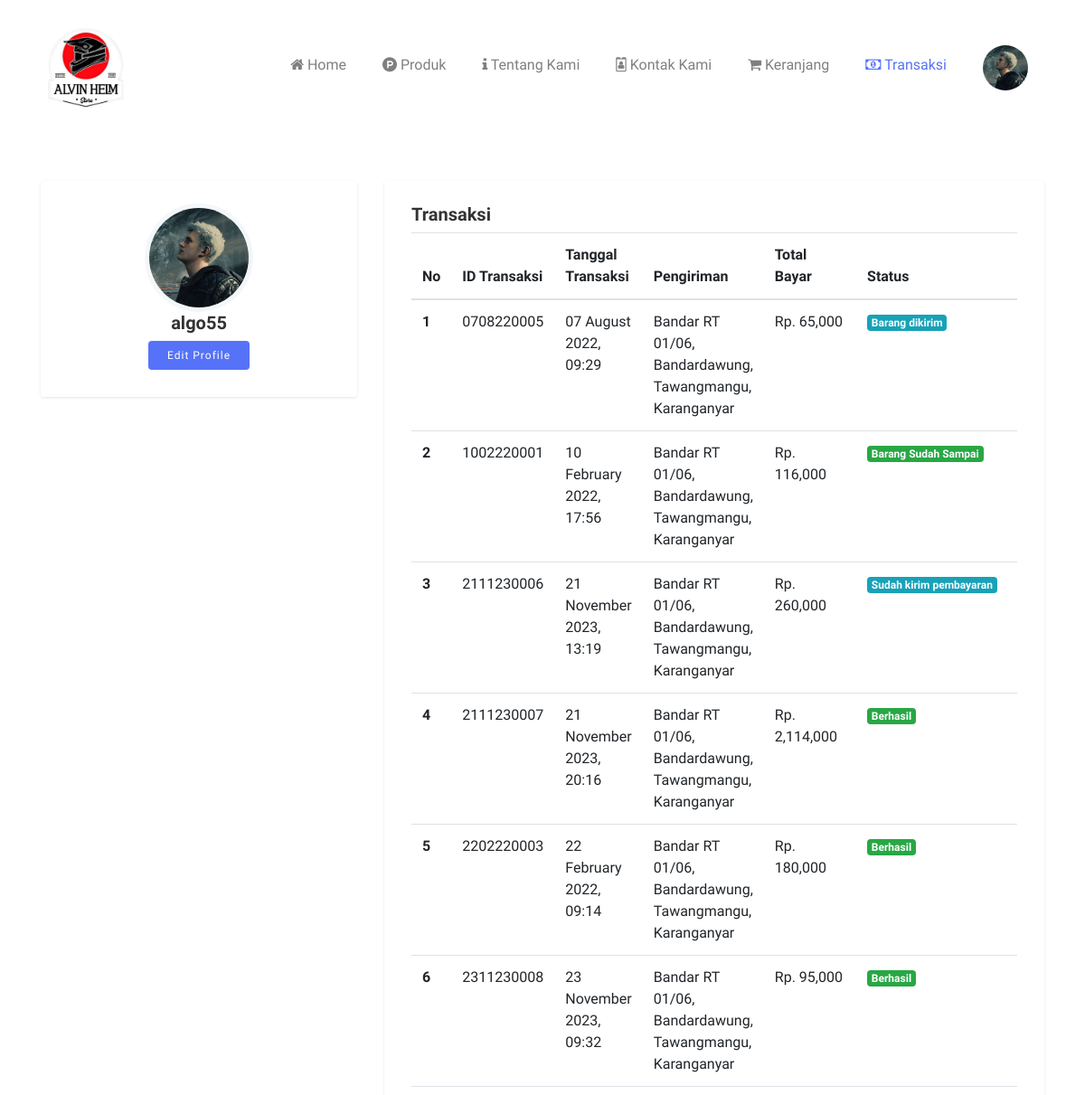
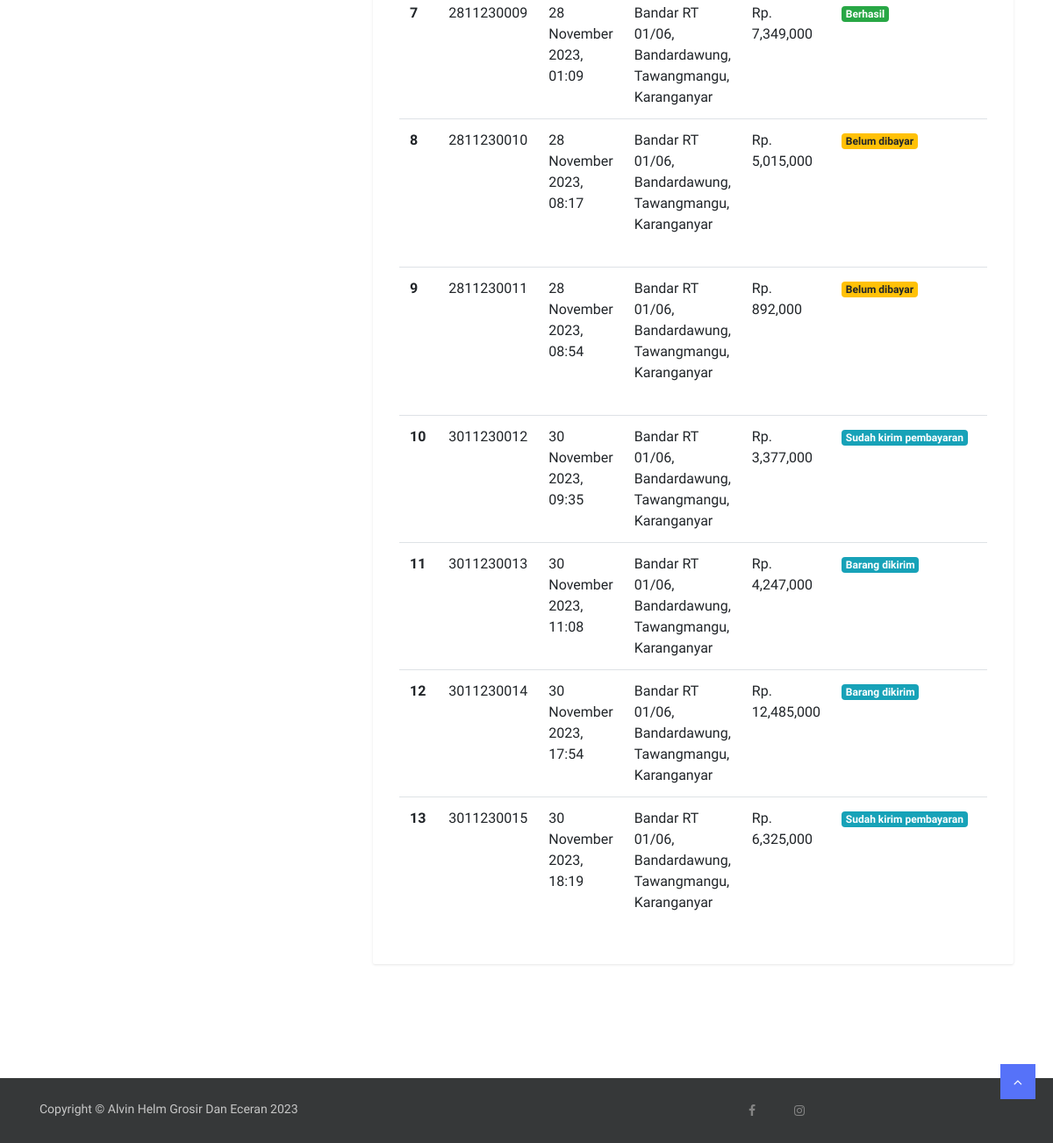
Page /transaksi.php (signed in) on the committed database (2 pictures, top to bottom).
### tables this page shows
CREATE TABLE `pembeli` (
  `id_pembeli` int NOT NULL,
  `username_pembeli` varchar(100) NOT NULL,
  `password_pembeli` varchar(100) NOT NULL,
  `nama_pembeli` varchar(150) NOT NULL,
  `jk_pembeli` varchar(10) NOT NULL,
  `alamat_pembeli` text NOT NULL,
  `telp_pembeli` varchar(15) NOT NULL,
  `foto_pembeli` varchar(100) NOT NULL,
  `email_pembeli` varchar(100) NOT NULL,
  `token_ganti_pass` varchar(50) DEFAULT NULL,
  `status_pendaftaran` varchar(50) DEFAULT NULL
);

CREATE TABLE `pembelian` (
  `id_pembelian` char(10) NOT NULL,
  `id_pembeli` int NOT NULL,
  `alamat_pengiriman` text NOT NULL,
  `tgl_pembelian` datetime NOT NULL,
  `status_pembelian` int NOT NULL,
  `no_resi` varchar(50) NOT NULL,
  `totalberat` int NOT NULL,
  `provinsi` varchar(50) NOT NULL,
  `distrik` varchar(50) NOT NULL,
  `tipe` varchar(50) NOT NULL,
  `kodepos` varchar(50) NOT NULL,
  `ekspedisi` varchar(50) NOT NULL,
  `paket` varchar(50) NOT NULL,
  `ongkir` int NOT NULL,
  `estimasi` varchar(10) NOT NULL,
  `total_pembelian` int NOT NULL
);

### function.php (called while the page is built, shortened)
<?php
include 'koneksi.php';
function query($query) {
  global $conn;
  $result = mysqli_query($conn, $query);
  $rows = [];
  while ($row = mysqli_fetch_assoc($result)) {
    $rows[] = $row;
  }
  return $rows;
}

### transaksi.php (the view, shortened to what this page needs)
<?php
$nm_hal = 'transaksi';
include "template/header.php";
$id_pembeli = $_SESSION['id_pembeli'];
$daftarproduk = query("SELECT * FROM pembelian WHERE id_pembeli = '$id_pembeli'");
?>
<section class="dashboard section">
  <div class="container">
    <div class="row">
      <div class="col-md-10 offset-md-1 col-lg-4 offset-lg-0">
        <div class="sidebar">
          <div class="widget user-dashboard-profile">
            <div class="profile-thumb">
              <img src="assets/img/<?= $pembeli['foto_pembeli']; ?>" alt="" class="rounded-circle" style="width: 120px; height:120px;">
            </div>
            <h5 class="text-center"><?= $pembeli['username_pembeli']; ?></h5>
            <a href="profile.php" class="btn btn-main-sm">Edit Profile</a>
          </div>
        </div>
      </div>
      <div class="col-md-10 offset-md-1 col-lg-8 offset-lg-0">
        <div class="widget dashboard-container my-adslist">
          <h3>Transaksi</h3>
            <table class="table table-responsive">
              <thead>
                <tr>
                  <th>No</th>
                  <th>ID Transaksi</th>
                  <th>Tanggal Transaksi</th>
                  <th>Pengiriman</th>
                  <th>Total Bayar</th>
                  <th>Status</th>
                  <th class="text-center">Aksi</th>
                </tr>
              </thead>
              <tbody>
                <?php
                $i = 1;
                foreach ($daftarproduk as $d) :
                ?>
                <tr>
                  <th><?= $i; ?></th>
                  <td><?= $d['id_pembelian']; ?></td>
                  <td><?= date("d F Y, H:i", strtotime($d['tgl_pembelian'])); ?></td>
                  <td><?= $d['alamat_pengiriman']; ?></td>
                  <td>Rp. <?= number_format($d['total_pembelian']); ?></td>
                  <td>
                        <?php if($d['status_pembelian'] == 1) { ?>
                        <nav class="badge badge-info">Sudah kirim pembayaran</nav>
                        <?php } elseif($d['status_pembelian'] == 2) { ?>
                          <nav class="badge badge-info">Barang dikirim</nav>
                        <?php } elseif($d['status_pembelian'] == 3) { ?>
                          <nav class="badge badge-success">Barang Sudah Sampai</nav>
                        <?php } elseif($d['status_pembelian'] == 4) { ?>
                          <nav class="badge badge-success">Berhasil</nav>
                        <?php } elseif($d['status_pembelian'] == 5) { ?>
                          <nav class="badge badge-danger">Gagal</nav>
                        <?php } elseif($d['status_pembelian'] == 6) { ?>
                          <nav class="badge badge-warning">Diproses Penjual</nav>
                        <?php } else { ?>
                          <nav class="badge badge-warning">Belum dibayar</nav>
                        <?php } ?>
                  </td>
                  <td class="action">
                  </td>
                </tr>
              <?php
              $i++;
              endforeach; ?>
              </tbody>
            </table>
          </div>
      </div>
    </div>
  </div>
</section>
<?php include "template/footer.php"; ?>

### template/header.php (shortened to what this page needs)
<?php
include "function.php";
if (isset($_SESSION['login'])) {
	if ($_SESSION['login'] == 'pembeli') {
		$sespembeli = $_SESSION['id_pembeli'];
		$pembeli = query("SELECT * FROM pembeli WHERE id_pembeli = $sespembeli")[0];
	}
}
?>
<!DOCTYPE html>
<html lang="en">
<head>
  <link rel="stylesheet" href="assets/plugins/bootstrap/css/bootstrap.min.css">
  <link rel="stylesheet" href="assets/plugins/bootstrap/css/bootstrap-slider.css">
  <link href="assets/plugins/font-awesome/css/font-awesome.min.css" rel="stylesheet">
  <link href="assets/plugins/slick-carousel/slick/slick.css" rel="stylesheet">
  <link href="assets/plugins/slick-carousel/slick/slick-theme.css" rel="stylesheet">
  <link href="assets/plugins/fancybox/jquery.fancybox.pack.css" rel="stylesheet">
  <link href="assets/plugins/jquery-nice-select/css/nice-select.css" rel="stylesheet">
  <link href="assets/css/style.css" rel="stylesheet">
  <link href="assets/vendor/datatables/dataTables.bootstrap4.min.css" rel="stylesheet">
	<link rel="stylesheet" href="assets/sweeetalert2/dist/sweetalert2.min.css">
	<link href="https://cdnjs.cloudflare.com/ajax/libs/select2/4.0.6-rc.0/css/select2.min.css" rel="stylesheet" />
	<link rel="stylesheet" href="assets/fancybox/source/jquery.fancybox.css?v=2.1.5" media="screen" />
</head>
<body class="body-wrapper">
<section>
	<div class="container">
		<div class="row">
			<div class="col-md-12">
				<nav class="navbar navbar-expand-lg navbar-light navigation">
					<a class="navbar-brand" href="index.php">
						<img src="assets/img/alvin real1.png" width="100px">
					</a>
					<div class="collapse navbar-collapse" id="navbarSupportedContent">
						<ul class="navbar-nav ml-auto main-nav ">
							<li class="nav-item <?= ($nm_hal == 'index') ? 'active' : ''; ?>">
								<a class="nav-link" href="index.php"><i class="fa fa-home"></i> Home</a>
							</li>
							<li class="nav-item <?= ($nm_hal == 'daftarproduk') ? 'active' : ''; ?>">
								<a class="nav-link" href="daftarproduk.php"><i class="fa fa-product-hunt"></i> Produk</a>
							</li>
							<li class="nav-item <?= ($nm_hal == 'tentangkami') ? 'active' : ''; ?>">
								<a class="nav-link" href="tentangkami.php"><i class="fa fa-info"></i> Tentang Kami</a>
							</li>
							<li class="nav-item <?= ($nm_hal == 'kontakkami') ? 'active' : ''; ?>">
								<a class="nav-link" href="kontakkami.php"><i class="fa fa-id-badge"></i> Kontak Kami</a>
							</li>
							<?php if (isset($_SESSION['login'])) : ?>
								<?php if ($_SESSION['login'] == 'pembeli') { ?>
									<li class="nav-item <?= ($nm_hal == 'keranjang') ? 'active' : ''; ?>">
										<a class="nav-link" href="keranjang.php"><i class="fa fa-shopping-cart"></i> Keranjang</a>
									</li>
									<li class="nav-item <?= ($nm_hal == 'transaksi') ? 'active' : ''; ?>">
										<a class="nav-link" href="transaksi.php"><i class="fa fa-money"></i> Transaksi</a>
									</li>
									<li class="nav-item dropdown no-arrow">
										<a class="nav-link dropdown-toggle" href="#" id="userDropdown" role="button"
												data-toggle="dropdown" aria-haspopup="true" aria-expanded="false">
												<img class="img-profile rounded-circle"
														src="assets/img/<?= $pembeli['foto_pembeli']; ?>" style="width: 50px; height:50px;">
										</a>
										</li>
								<?php } ?>
							<?php endif; ?>
						</ul>
					</div>
				</nav>
			</div>
		</div>
	</div>
</section>

### template/footer.php (shortened to what this page needs)
<footer class="footer-bottom">
  <div class="container">
    <div class="row">
      <div class="col-sm-6 col-12">
        <div class="copyright">
          <p>Copyright © Alvin Helm Grosir Dan Eceran
        </div>
      </div>
      <div class="col-sm-6 col-12">
        <ul class="social-media-icons text-right">
          <li><a class="fa fa-facebook" href="https://www.facebook.com/yasin.alzahar.7" target="_blank"></a></li>
          <li><a class="fa fa-instagram" href="https://www.instagram.com/alvin_grosir_helm/" target="_blank"></a></li>
        </ul>
      </div>
    </div>
  </div>
  <div class="top-to">
    <a id="top" class="" href="#"><i class="fa fa-angle-up"></i></a>
  </div>
</footer>
</body>
</html>

### assets/css/style.css (style rules this page uses)
body { line-height: 1.5; font-family: "Muli", sans-serif; }
p, li, input, select, button { font-family: "Muli", sans-serif; color: #666; font-size: 14px; font-weight: 400; }
h1, h2, h3, h4, h5, h6 { font-family: "Muli", sans-serif; font-weight: 600; color: #333; }
p { color: #666; }
h3 { font-size: 20px; }
p { color: #888; }
ol, ul { margin: 0; padding: 0; list-style: none; }
a { transition: all 0.3s ease-in 0s; color: #000; }
.section { padding: 100px 0; }
.user-profile, .dashboard { padding-top: 50px; }
.btn { font-size: 15px; letter-spacing: 1px; display: inline-block; padding: 15px 30px; border-radius: 4px; }
.btn-main, .btn-main-sm { background: #5672f9; color: #fff; }
.btn-main-sm { padding: 6px 20px; font-size: 12px; }
.navigation { padding: 20px 0; }
.navigation .navbar-nav { text-align: center; }
.main-nav .nav-item .nav-link { font-size: 16px; line-height: 43px; padding: 0 20px; }
.main-nav .nav-item .nav-link.dropdown-toggle { padding-right: 10px; }
.main-nav .nav-item .dropdown-toggle::after { border: none; }
.main-nav .nav-item.active .nav-link { color: #5672f9; }
.nav-item.dropdown { position: relative; }
.user-dashboard-profile { text-align: center; }
.user-dashboard-profile .profile-thumb img { width: 130px; height: auto; border: 5px solid #f4f7f9; }
.dashboard-container .action { width: 20%; text-align: center; }
.widget { background: #fff; box-shadow: 0px 1px 3px 0px rgba(0, 0, 0, 0.1); padding: 25px 30px 30px; margin-bottom: 30px; border-radius: 2px; }
.footer-bottom { position: relative; background: #363839; padding: 25px 0; }
.footer-bottom .copyright p { color: #c7c7c7; margin-bottom: 0; }
.social-media-icons { text-align: center !important; }
.social-media-icons li { display: inline-block; }
.social-media-icons li a { color: #848484; padding: 0 20px; }
.top-to { position: absolute; right: 20px; bottom: 50px; display: flex; justify-content: center; }
.top-to a { width: 40px; height: 40px; background: #5672f9; color: #fff; display: flex; justify-content: center; }
.top-to a i { line-height: 40px; }

### rows in the picture
pembeli: foto_pembeli (picture), username_pembeli "algo55"
pembelian: id_pembelian "0708220005", tgl_pembelian "07 August 2022, 09:29", alamat_pengiriman "Bandar RT 01/06, Bandardawung, Tawangmangu, Karanganyar", total_pembelian "65,000", status_pembelian "Barang dikirim"
pembelian: id_pembelian "1002220001", tgl_pembelian "10 February 2022, 17:56", alamat_pengiriman "Bandar RT 01/06, Bandardawung, Tawangmangu, Karanganyar", total_pembelian "116,000", status_pembelian "Barang Sudah Sampai"
pembelian: id_pembelian "2111230006", tgl_pembelian "21 November 2023, 13:19", alamat_pengiriman "Bandar RT 01/06, Bandardawung, Tawangmangu, Karanganyar", total_pembelian "260,000", status_pembelian "Sudah kirim pembayaran"
pembelian: id_pembelian "2111230007", tgl_pembelian "21 November 2023, 20:16", alamat_pengiriman "Bandar RT 01/06, Bandardawung, Tawangmangu, Karanganyar", total_pembelian "2,114,000", status_pembelian "Berhasil"
pembelian: id_pembelian "2202220003", tgl_pembelian "22 February 2022, 09:14", alamat_pengiriman "Bandar RT 01/06, Bandardawung, Tawangmangu, Karanganyar", total_pembelian "180,000", status_pembelian "Berhasil"
pembelian: id_pembelian "2311230008", tgl_pembelian "23 November 2023, 09:32", alamat_pengiriman "Bandar RT 01/06, Bandardawung, Tawangmangu, Karanganyar", total_pembelian "95,000", status_pembelian "Berhasil"
pembelian: id_pembelian "2811230009", tgl_pembelian "28 November 2023, 01:09", alamat_pengiriman "Bandar RT 01/06, Bandardawung, Tawangmangu, Karanganyar", total_pembelian "7,349,000", status_pembelian "Berhasil"
pembelian: id_pembelian "2811230010", tgl_pembelian "28 November 2023, 08:17", alamat_pengiriman "Bandar RT 01/06, Bandardawung, Tawangmangu, Karanganyar", total_pembelian "5,015,000", status_pembelian "Belum dibayar"
pembelian: id_pembelian "2811230011", tgl_pembelian "28 November 2023, 08:54", alamat_pengiriman "Bandar RT 01/06, Bandardawung, Tawangmangu, Karanganyar", total_pembelian "892,000", status_pembelian "Belum dibayar"
pembelian: id_pembelian "3011230012", tgl_pembelian "30 November 2023, 09:35", alamat_pengiriman "Bandar RT 01/06, Bandardawung, Tawangmangu, Karanganyar", total_pembelian "3,377,000", status_pembelian "Sudah kirim pembayaran"
pembelian: id_pembelian "3011230013", tgl_pembelian "30 November 2023, 11:08", alamat_pengiriman "Bandar RT 01/06, Bandardawung, Tawangmangu, Karanganyar", total_pembelian "4,247,000", status_pembelian "Barang dikirim"
pembelian: id_pembelian "3011230014", tgl_pembelian "30 November 2023, 17:54", alamat_pengiriman "Bandar RT 01/06, Bandardawung, Tawangmangu, Karanganyar", total_pembelian "12,485,000", status_pembelian "Barang dikirim"
pembelian: id_pembelian "3011230015", tgl_pembelian "30 November 2023, 18:19", alamat_pengiriman "Bandar RT 01/06, Bandardawung, Tawangmangu, Karanganyar", total_pembelian "6,325,000", status_pembelian "Sudah kirim pembayaran"
